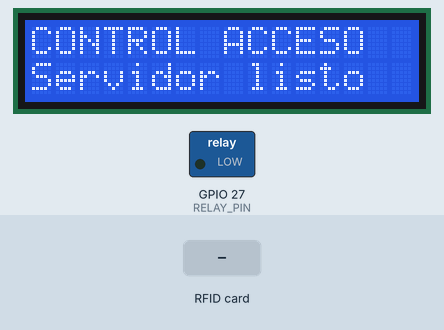
Recording of a sketch running on a simulated ESP32. Parts: 16×2 character LCD, switched loads named in the sketch (green lamp = pin HIGH). The test bench sets the inputs (shaded band). WiFi joins after 1.5 s; servers stay silent unless stated; uploads are accepted with an empty reply; what the sketch prints to the serial monitor is not drawn.

Above: at 4.2 s.
4.3 s: RFID card 5E 7A 19 C4 held to the reader
At 5.0 s:
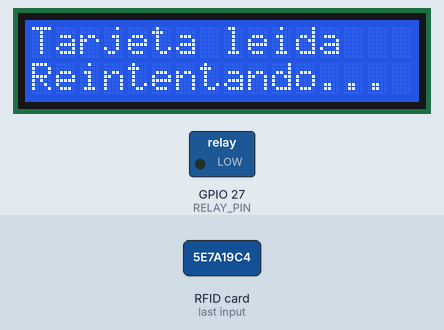
At 11.5 s:
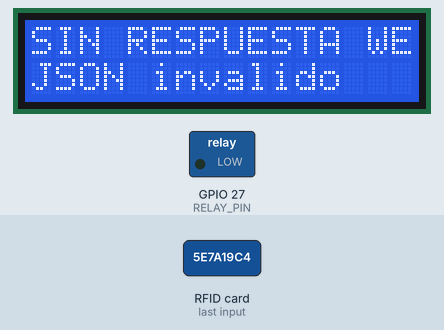
Timing chart, 0 to 13.0 s (numbered marks = the images above; inputs shaded):
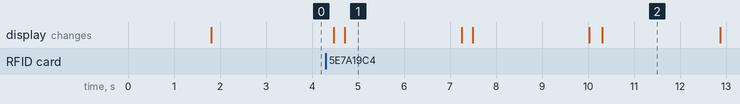

Measured:
- after the input at 4.3 s, the display: first changes after 0.18 s (image 1 shows a later state)
- what the display in image 1 shows lasts 2.6 s, from 4.7 s to 7.3 s

The sketch:

control_acceso.ino
```cpp
#include <WiFi.h>
#include <WiFiClientSecure.h>
#include <HTTPClient.h>
#include <Wire.h>
#include <SPI.h>
#include <MFRC522.h>
#include <ArduinoJson.h>
#include <LiquidCrystal_I2C.h>

constexpr uint8_t SS_PIN = 5;
constexpr uint8_t RST_PIN = 4;
constexpr uint8_t RELAY_PIN = 27;
constexpr uint8_t LCD_SDA_PIN = 21;
constexpr uint8_t LCD_SCL_PIN = 22;
constexpr uint8_t LCD_ADDRESS = 0x27;
constexpr uint32_t OPEN_TIME_MS = 3000;
constexpr uint32_t HTTP_TIMEOUT_MS = 45000;
constexpr uint8_t ACCESS_REQUEST_ATTEMPTS = 3;
constexpr uint32_t RETRY_DELAY_MS = 2500;

const char* WIFI_SSID = "NOMBRE_WIFI";
const char* WIFI_PASSWORD = "CLAVE_WIFI";
const char* SERVER_URL = "https://control-acceso-nusefa.onrender.com/api/access";
const char* DEVICE_NAME = "Puerta principal";

MFRC522 rfid(SS_PIN, RST_PIN);
LiquidCrystal_I2C lcd(LCD_ADDRESS, 20, 4);
WiFiClientSecure secureClient;

enum AccessStatus {
  ACCESS_ALLOWED,
  ACCESS_DENIED,
  ACCESS_ERROR
};

void showIdle() {
  lcd.clear();
  lcd.setCursor(0, 0);
  lcd.print("CONTROL ACCESO");
  lcd.setCursor(0, 1);
  lcd.print("NUSEFA PEREIRA");
  printLine(2, "Acerque tarjeta");
  printLine(3, "Sistema listo");
}

void printLine(uint8_t row, const String& text) {
  lcd.setCursor(0, row);
  String padded = text.substring(0, 20);
  while (padded.length() < 20) padded += " ";
  lcd.print(padded);
}

String movementLabel(const String& movement) {
  if (movement == "ingreso") return "ENTRA";
  if (movement == "salida") return "SALE";
  return "MOVIMIENTO";
}

void showAccessResult(bool allowed, const String& personName, const String& movement, const String& uid) {
  lcd.clear();
  if (allowed) {
    printLine(0, "ACCESO PERMITIDO");
    printLine(1, movementLabel(movement) + ": " + personName);
    printLine(2, "UID " + uid);
    printLine(3, "Puerta autorizada");
    return;
  }

  printLine(0, "ACCESO DENEGADO");
  printLine(1, personName);
  printLine(2, "UID " + uid);
  printLine(3, "Revise registro");
}

void showConnectionError(const String& uid, const String& detail) {
  lcd.clear();
  printLine(0, "SIN RESPUESTA WEB");
  printLine(1, "No se abre puerta");
  printLine(2, "UID " + uid);
  printLine(3, detail);
}

void connectWifi() {
  WiFi.mode(WIFI_STA);
  WiFi.begin(WIFI_SSID, WIFI_PASSWORD);
  Serial.print("Conectando a WiFi");
  lcd.clear();
  printLine(0, "CONTROL ACCESO");
  printLine(1, "Conectando WiFi");
  printLine(2, WIFI_SSID);
  while (WiFi.status() != WL_CONNECTED) {
    delay(500);
    Serial.print(".");
  }
  Serial.println();
  Serial.print("IP del ESP32: ");
  Serial.println(WiFi.localIP());
  printLine(1, "WiFi conectado");
  printLine(2, WiFi.localIP().toString());
  printLine(3, "Servidor listo");
  delay(1200);
}

String readUid() {
  String uid;
  for (byte index = 0; index < rfid.uid.size; index++) {
    if (rfid.uid.uidByte[index] < 0x10) uid += "0";
    uid += String(rfid.uid.uidByte[index], HEX);
  }
  uid.toUpperCase();
  return uid;
}

AccessStatus requestAccess(const String& uid, String& personName, String& movement, String& errorDetail) {
  if (WiFi.status() != WL_CONNECTED) connectWifi();

  printLine(0, "Tarjeta leida");
  printLine(1, uid);
  printLine(2, "Consultando...");
  printLine(3, "Espere");

  JsonDocument request;
  request["uid"] = uid;
  request["device"] = DEVICE_NAME;
  String payload;
  serializeJson(request, payload);

  secureClient.setInsecure();

  for (uint8_t attempt = 1; attempt <= ACCESS_REQUEST_ATTEMPTS; attempt++) {
    HTTPClient http;
    const String serverUrl = SERVER_URL;
    bool started = serverUrl.startsWith("https://")
      ? http.begin(secureClient, SERVER_URL)
      : http.begin(SERVER_URL);
    if (!started) {
      errorDetail = "URL invalida";
      Serial.println("No se pudo iniciar HTTP");
      return ACCESS_ERROR;
    }

    http.setTimeout(HTTP_TIMEOUT_MS);
    http.addHeader("Content-Type", "application/json");

    printLine(2, "Consultando web");
    printLine(3, "Intento " + String(attempt) + "/" + String(ACCESS_REQUEST_ATTEMPTS));
    Serial.println("Enviando UID a servidor: " + uid);

    int statusCode = http.POST(payload);
    String responseBody = http.getString();
    http.end();

    if (statusCode != HTTP_CODE_OK) {
      errorDetail = statusCode > 0 ? "HTTP " + String(statusCode) : http.errorToString(statusCode);
      Serial.println("Error servidor: " + errorDetail);
      if (attempt < ACCESS_REQUEST_ATTEMPTS) {
        printLine(2, "Sin respuesta web");
        printLine(3, "Reintentando...");
        delay(RETRY_DELAY_MS);
      }
      continue;
    }

    JsonDocument response;
    DeserializationError error = deserializeJson(response, responseBody);
    if (error) {
      errorDetail = "JSON invalido";
      Serial.println("Respuesta JSON invalida: " + responseBody);
      if (attempt < ACCESS_REQUEST_ATTEMPTS) {
        printLine(2, "Respuesta invalida");
        printLine(3, "Reintentando...");
        delay(RETRY_DELAY_MS);
      }
      continue;
    }

    personName = response["name"] | "Desconocido";
    movement = response["movement"] | "";
    bool allowed = response["allowed"] | false;
    return allowed ? ACCESS_ALLOWED : ACCESS_DENIED;
  }

  return ACCESS_ERROR;
}

void openDoor(const String& movement) {
  printLine(3, movementLabel(movement) + " - Abriendo");
  digitalWrite(RELAY_PIN, HIGH);
  delay(OPEN_TIME_MS);
  digitalWrite(RELAY_PIN, LOW);
}

void setup() {
  Serial.begin(115200);
  pinMode(RELAY_PIN, OUTPUT);
  digitalWrite(RELAY_PIN, LOW);

  Wire.begin(LCD_SDA_PIN, LCD_SCL_PIN);
  lcd.init();
  lcd.backlight();
  printLine(0, "CONTROL ACCESO");
  printLine(1, "NUSEFA PEREIRA");
  printLine(2, "Iniciando...");
  printLine(3, "ESP32 + RFID");

  SPI.begin();
  rfid.PCD_Init();
  connectWifi();
  Serial.println("Acerque una tarjeta al RC522");
}

void loop() {
  if (!rfid.PICC_IsNewCardPresent() || !rfid.PICC_ReadCardSerial()) {
    delay(50);
    return;
  }

  String uid = readUid();
  String personName;
  String movement;
  String errorDetail;
  Serial.println("UID: " + uid);

  AccessStatus status = requestAccess(uid, personName, movement, errorDetail);

  if (status == ACCESS_ALLOWED) {
    showAccessResult(true, personName, movement, uid);
    Serial.println("Acceso permitido: " + personName + " - " + movement);
    openDoor(movement);
  } else if (status == ACCESS_DENIED) {
    showAccessResult(false, personName, movement, uid);
    Serial.println("Acceso denegado por servidor: " + personName);
    delay(2500);
  } else {
    showConnectionError(uid, errorDetail);
    Serial.println("Sin respuesta valida del servidor: " + errorDetail);
    delay(2500);
  }

  rfid.PICC_HaltA();
  rfid.PCD_StopCrypto1();
  showIdle();
  delay(800);
}
```
